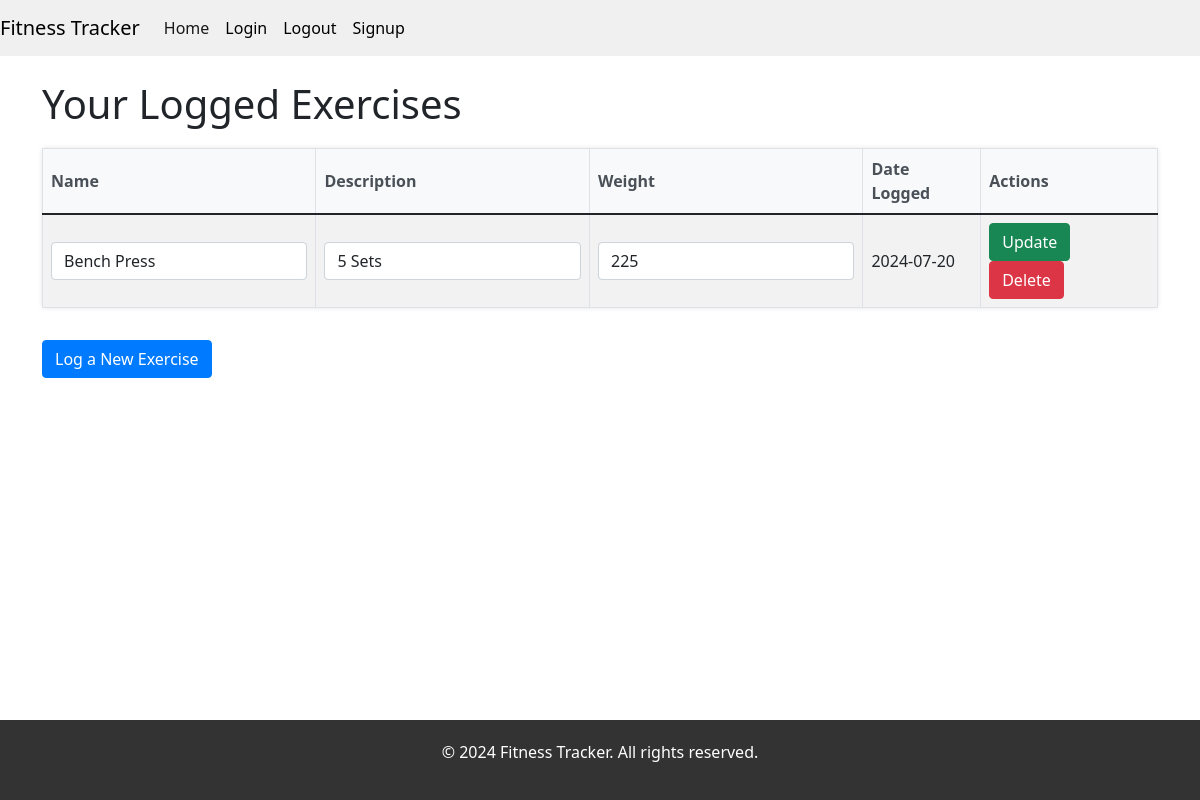
The page /view_exercises/ (signed in) on the database as committed earlier.
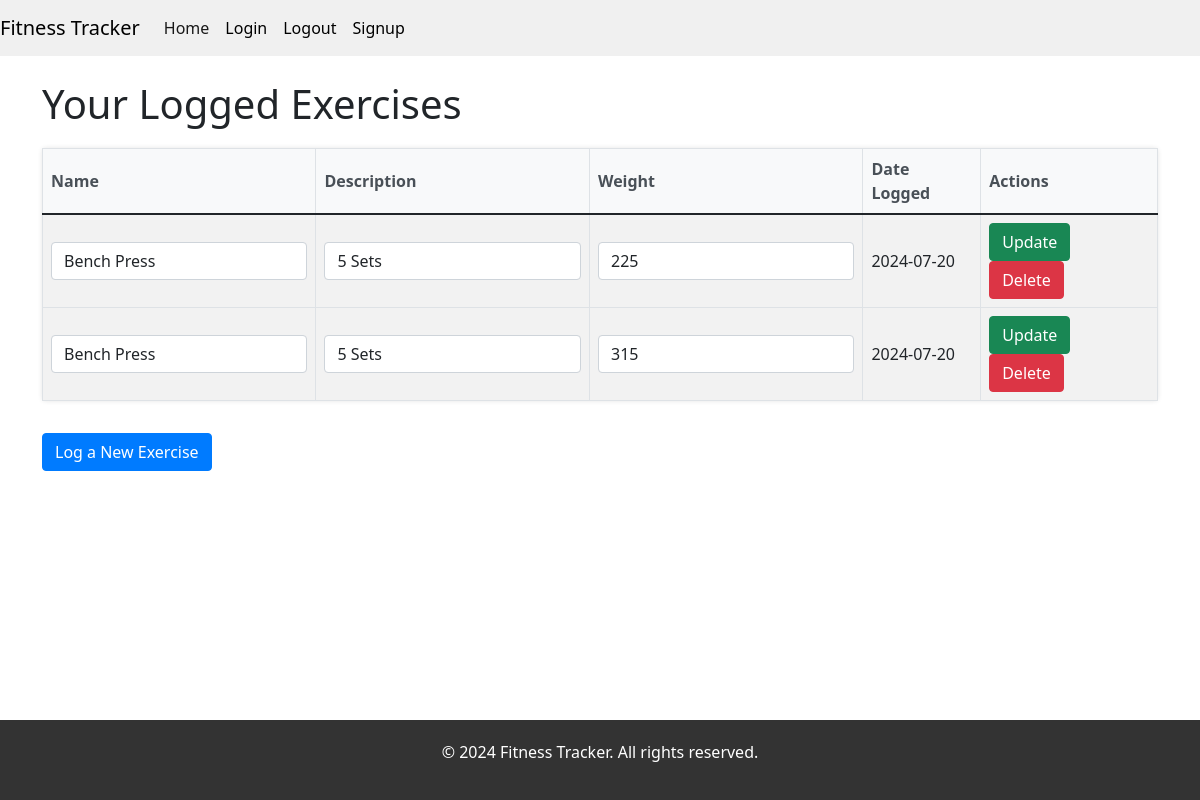
The same page on the database as committed later.
### myApp/models.py (models this page shows, shortened)
class Exercise(db.Model):       ## A new model to represent the properties of exercise (what will be logged)
    _id = db.Column(db.Integer, primary_key=True)
    name = db.Column(db.String(100), nullable=False)
    description = db.Column(db.String(100), nullable=False)
    weight = db.Column(db.Integer, nullable=True)      ## In the future I want the user to be able to input the number of sets and the weight.
    unit = db.Column(db.String(2), nullable=True)
    date = db.Column(db.DateTime, default=datetime.utcnow, nullable=False)     ## I thought about bw exercises and weight should be nullable
    is_pr = db.Column(db.Boolean, default=False, nullable=False)
    user_id = db.Column(db.Integer, db.ForeignKey('user._id'), name='exercise_user_fk', nullable=False)
    workout_days = db.relationship('WorkoutDay', secondary=workout_day_exercise, lazy='subquery', backref=db.backref('exercises_association', lazy=True))

### myApp/blueprints/user/routes.py (the view, shortened to what this page needs)
@user_bp.route("/view_exercises/", methods=["GET", "POST"])
@login_required
def view_exercises():
    exercises = Exercise.query.filter_by(user_id=current_user._id).all()
    return render_template("viewExercises.html", exercises=exercises)

### myApp/templates/viewExercises.html (shortened to what this page needs)
{% extends "base.html" %}
{% block content %}
<head>
    <link rel="stylesheet" href="{{ url_for('static', filename='css/viewExercises.css') }}">
</head>
<div class="container mt-4">
    <h1>Your Logged Exercises</h1>
    {% if exercises %}
        <table class="table table-striped table-bordered">
            <thead>
                <tr>
                    <th>Name</th>
                    <th>Description</th>
                    <th>Weight</th>
                    <th>Date Logged</th>
                    <th>Actions</th>
                </tr>
            </thead>
            <tbody>
                {% for exercise in exercises %}
                    <tr>
                        <form method="POST" action="{{ url_for('user_bp.view_exercises') }}">
                            <td><input type="text" name="name" value="{{ exercise.name }}" class="form-control"></td>
                            <td><input type="text" name="description" value="{{ exercise.description }}" class="form-control"></td>
                            <td><input type="number" step="any" name="weight" value="{{ exercise.weight or '' }}" class="form-control"></td>
                            <td>{{ exercise.date.strftime('%Y-%m-%d') }}</td>
                            <td>
                                <button type="submit" name="update" class="btn btn-success">Update</button>
                                <button type="submit" name="delete" class="btn btn-danger">Delete</button>
                            </td>
                        </form>
                    </tr>
                {% endfor %}
            </tbody>
        </table>
    {% else %}
        <div class="alert alert-info" role="alert">
            You have not logged any exercises yet.
        </div>
    {% endif %}
    <a class="btn btn-primary mt-3" href="{{ url_for('user_bp.create_exercise') }}">Log a New Exercise</a>
</div>
{% endblock %}

### myApp/templates/base.html (shortened to what this page needs)
<!DOCTYPE html>
<html lang="en">
<head>
    <link href="https://cdn.jsdelivr.net/npm/bootstrap@5.1.3/dist/css/bootstrap.min.css" rel="stylesheet">
    <link rel="stylesheet" href="{{ url_for('static', filename='css/base.css') }}">
</head>
<body>
    <nav class="navbar navbar-expand-lg navbar-light bg-light">
        <div class="container-fluid">
          <a class="navbar-brand" href="#">Fitness Tracker</a>
          <div class="collapse navbar-collapse" id="navbarNav">
            <ul class="navbar-nav">
              <li class="nav-item">
                <a class="nav-link active" aria-current="page" href="/">Home</a>
              </li>
              <li class="nav-item">
                <a class="nav-link" href="/login">Login</a>
              </li>
              <li class="nav-item">
                <a class="nav-link" href="/logout">Logout</a>
              </li>
              <li class="nav-item">
                <a class="nav-link" href="/signup">Signup</a>
              </li>
            </ul>
          </div>
        </div>
    </nav>
    <div class="container-fluid">
      {% block content %}
      {% endblock %}
    </div>
    <footer>
        <p>&copy; 2024 Fitness Tracker. All rights reserved.</p>
    </footer>
</body>
</html>

### myApp/static/css/base.css (style rules this page uses)
html, body { margin: 0; padding: 0; }
.container-fluid { width: 100%; margin: 0; padding: 0; }
.navbar { background-color: #f0f0f0 !important; color: #ffffff; }
.navbar .navbar-brand { color: black; }
.navbar .navbar-nav .nav-link { color: black; }
footer { background-color: #333333; color: #ffffff; text-align: center; padding: 20px 0; position: fixed; bottom: 0; width: 100%; }

### myApp/static/css/viewExercises.css (style rules this page uses)
.table { margin-top: 20px; background-color: #ffffff; border-radius: 0.25rem; box-shadow: 0 0 5px rgba(0,0,0,0.1); }
.table th, .table td { vertical-align: middle; }
.table thead th { background-color: #f8f9fa; color: #495057; }
.table tbody tr:nth-child(even) { background-color: #f2f2f2; }
.btn-primary { background-color: #007bff; border-color: #007bff; }

Rows that differ between the two databases and show on the page:
added Exercise: name "Bench Press", description "5 Sets", weight "315", date "2024-07-20"
